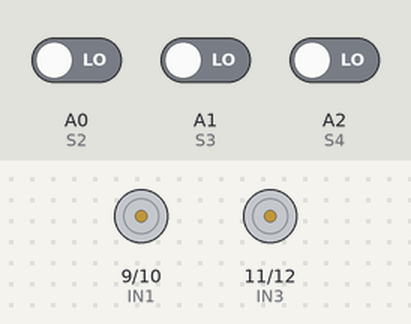
The sketch below on a simulated Arduino Uno, built with avr-gcc and run on an emulated ATmega328P. Shown: motor-driver pin pairs drawn as motors (green arrow = first pin HIGH = forward, orange = second pin HIGH = backward, longer = more drive, scaled by the enable pin). Inputs (shaded band) come from the test bench; at power-on: A0 (S2) LOW, A1 (S3) LOW, A2 (S4) LOW.

Above: at 1.2 s.
1.3 s: A0 (S2) driven HIGH
At 2.4 s:
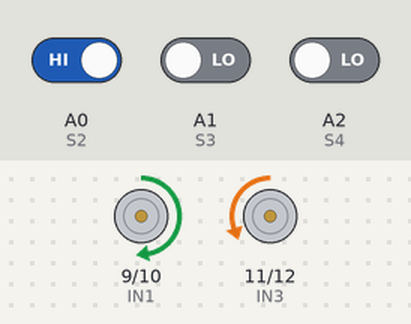
2.8 s: A1 (S3) driven HIGH
At 3.5 s:
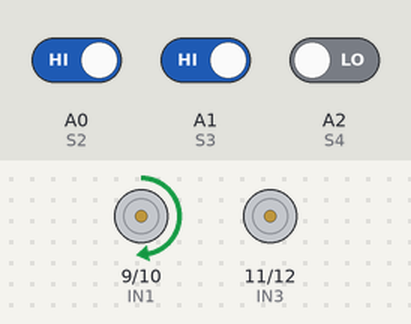
4.3 s: A2 (S4) driven HIGH
At 4.7 s:
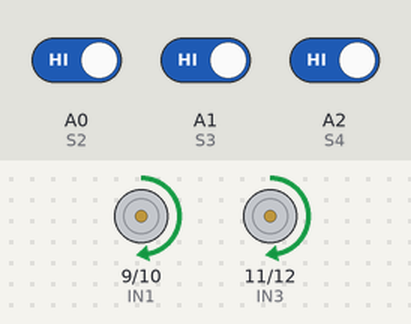
5.8 s: A0 (S2) driven LOW
At 7.0 s:
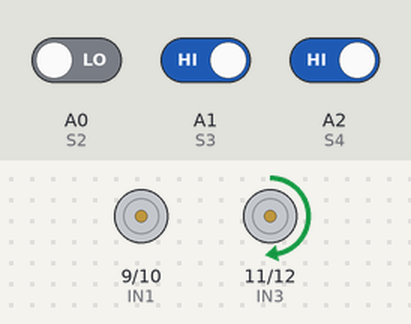
7.3 s: A1 (S3) driven LOW
At 8.2 s:
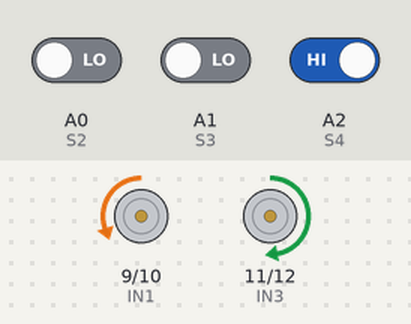
Timing chart, 0 to 9.8 s (numbered marks = the images above; inputs shaded):
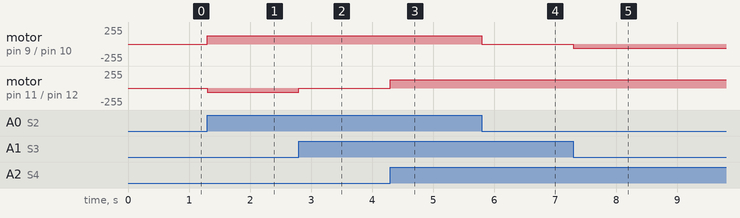

The sketch:

Line_Following_Robot.ino
```cpp
#define S2 A0  // Left Sensor
#define S3 A1  // Middle Sensor
#define S4 A2  // Right Sensor

#define ENA 5   // Enable pin for left motor (PWM)
#define ENB 6   // Enable pin for right motor (PWM)

#define IN1 9   // Left Motor Forward
#define IN2 10  // Left Motor Backward
#define IN3 11  // Right Motor Forward
#define IN4 12  // Right Motor Backward

#define SPEED 127  // Speed value (0-255)

void setup() {
    pinMode(S2, INPUT);
    pinMode(S3, INPUT);
    pinMode(S4, INPUT);

    pinMode(ENA, OUTPUT);
    pinMode(ENB, OUTPUT);

    pinMode(IN1, OUTPUT);
    pinMode(IN2, OUTPUT);
    pinMode(IN3, OUTPUT);
    pinMode(IN4, OUTPUT);

    stopMotors();  // Ensure motors are off at start
}

void loop() {
    int leftSensor = digitalRead(S2);
    int middleSensor = digitalRead(S3);
    int rightSensor = digitalRead(S4);

    if (leftSensor == 1 && middleSensor == 1 && rightSensor == 1) {
        moveForward();  // Move forward
    }
    else if (leftSensor == 0 && middleSensor == 1 && rightSensor == 1) {
        turnSlightLeft();  // Slight correction left
    }
    else if (leftSensor == 1 && middleSensor == 1 && rightSensor == 0) {
        turnSlightRight();  // Slight correction right
    }
    else if (leftSensor == 0 && middleSensor == 0 && rightSensor == 1) {
        turnHardLeft();  // Hard left correction
    }
    else if (leftSensor == 1 && middleSensor == 0 && rightSensor == 0) {
        turnHardRight();  // Hard right correction
    }
    else if (leftSensor == 0 && middleSensor == 0 && rightSensor == 0) {
        stopMotors();  // Stop if completely off track
    }
}

void moveForward() {
    analogWrite(ENA, SPEED);
    analogWrite(ENB, SPEED);
    digitalWrite(IN1, HIGH);
    digitalWrite(IN2, LOW);
    digitalWrite(IN3, HIGH);
    digitalWrite(IN4, LOW);
}

void turnSlightLeft() {
    analogWrite(ENA, SPEED / 2);  // Reduce left motor speed
    analogWrite(ENB, SPEED);
    digitalWrite(IN1, LOW);
    digitalWrite(IN2, LOW);
    digitalWrite(IN3, HIGH);
    digitalWrite(IN4, LOW);
}

void turnSlightRight() {
    analogWrite(ENA, SPEED);
    analogWrite(ENB, SPEED / 2);  // Reduce right motor speed
    digitalWrite(IN1, HIGH);
    digitalWrite(IN2, LOW);
    digitalWrite(IN3, LOW);
    digitalWrite(IN4, LOW);
}

void turnHardLeft() {
    analogWrite(ENA, SPEED / 2);  // Slower left motor for sharper turn
    analogWrite(ENB, SPEED);
    digitalWrite(IN1, LOW);
    digitalWrite(IN2, HIGH);
    digitalWrite(IN3, HIGH);
    digitalWrite(IN4, LOW);
}

void turnHardRight() {
    analogWrite(ENA, SPEED);
    analogWrite(ENB, SPEED / 2);  // Slower right motor for sharper turn
    digitalWrite(IN1, HIGH);
    digitalWrite(IN2, LOW);
    digitalWrite(IN3, LOW);
    digitalWrite(IN4, HIGH);
}

void stopMotors() {
    analogWrite(ENA, 0);
    analogWrite(ENB, 0);
    digitalWrite(IN1, LOW);
    digitalWrite(IN2, LOW);
    digitalWrite(IN3, LOW);
    digitalWrite(IN4, LOW);
}
```

Measured:
- after the input at 1.3 s, motor on pin 9 (IN1) / pin 10 (IN2): stopped → forward 127/255 at once; motor on pin 11 (IN3) / pin 12 (IN4): stopped → backward 63/255 at once
- after the input at 2.8 s, motor on pin 11 (IN3) / pin 12 (IN4): backward 63/255 → stopped at once
- after the input at 4.3 s, motor on pin 11 (IN3) / pin 12 (IN4): stopped → forward 127/255 at once
- after the input at 5.8 s, motor on pin 9 (IN1) / pin 10 (IN2): forward 127/255 → stopped at once
- after the input at 7.3 s, motor on pin 9 (IN1) / pin 10 (IN2): stopped → backward 63/255 at once
